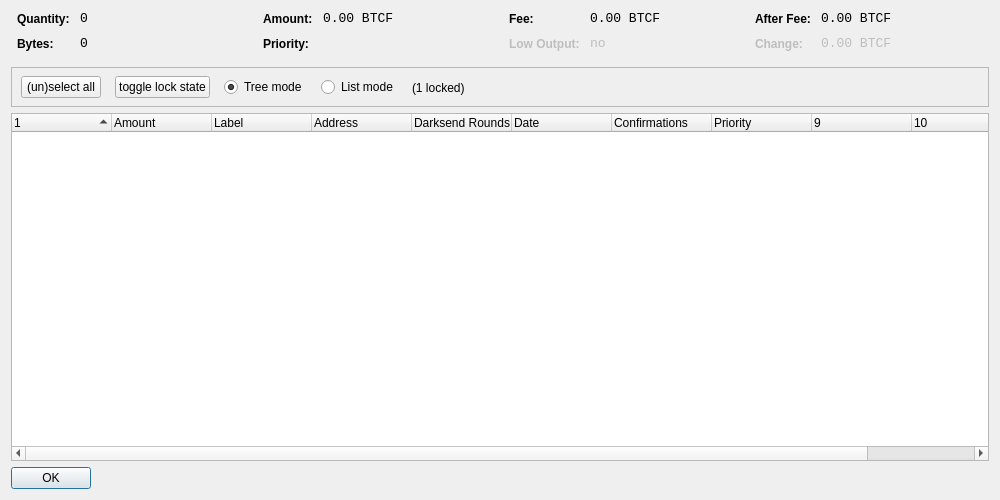
<?xml version="1.0" encoding="UTF-8"?>
<ui version="4.0">
 <class>CoinControlDialog</class>
 <widget class="QDialog" name="CoinControlDialog">
  <property name="geometry">
   <rect>
    <x>0</x>
    <y>0</y>
    <width>1000</width>
    <height>500</height>
   </rect>
  </property>
  <property name="windowTitle">
   <string>Coin Control</string>
  </property>
  <layout class="QVBoxLayout" name="verticalLayout">
   <item>
    <layout class="QHBoxLayout" name="horizontalLayoutTop" stretch="0,0,0,0">
     <property name="topMargin">
      <number>0</number>
     </property>
     <property name="bottomMargin">
      <number>10</number>
     </property>
     <item>
      <layout class="QFormLayout" name="formLayoutCoinControl1">
       <property name="horizontalSpacing">
        <number>10</number>
       </property>
       <property name="verticalSpacing">
        <number>10</number>
       </property>
       <property name="leftMargin">
        <number>6</number>
       </property>
       <property name="rightMargin">
        <number>6</number>
       </property>
       <item row="0" column="0">
        <widget class="QLabel" name="labelCoinControlQuantityText">
         <property name="styleSheet">
          <string notr="true">font-weight:bold;</string>
         </property>
         <property name="text">
          <string>Quantity:</string>
         </property>
        </widget>
       </item>
       <item row="0" column="1">
        <widget class="QLabel" name="labelCoinControlQuantity">
         <property name="font">
          <font>
           <family>Monospace</family>
           <pointsize>10</pointsize>
          </font>
         </property>
         <property name="cursor">
          <cursorShape>IBeamCursor</cursorShape>
         </property>
         <property name="contextMenuPolicy">
          <enum>Qt::ActionsContextMenu</enum>
         </property>
         <property name="text">
          <string notr="true">0</string>
         </property>
         <property name="textInteractionFlags">
          <set>Qt::LinksAccessibleByMouse|Qt::TextSelectableByKeyboard|Qt::TextSelectableByMouse</set>
         </property>
        </widget>
       </item>
       <item row="1" column="0">
        <widget class="QLabel" name="labelCoinControlBytesText">
         <property name="styleSheet">
          <string notr="true">font-weight:bold;</string>
         </property>
         <property name="text">
          <string>Bytes:</string>
         </property>
        </widget>
       </item>
       <item row="1" column="1">
        <widget class="QLabel" name="labelCoinControlBytes">
         <property name="font">
          <font>
           <family>Monospace</family>
           <pointsize>10</pointsize>
          </font>
         </property>
         <property name="cursor">
          <cursorShape>IBeamCursor</cursorShape>
         </property>
         <property name="contextMenuPolicy">
          <enum>Qt::ActionsContextMenu</enum>
         </property>
         <property name="text">
          <string notr="true">0</string>
         </property>
         <property name="textInteractionFlags">
          <set>Qt::LinksAccessibleByMouse|Qt::TextSelectableByKeyboard|Qt::TextSelectableByMouse</set>
         </property>
        </widget>
       </item>
      </layout>
     </item>
     <item>
      <layout class="QFormLayout" name="formLayoutCoinControl2">
       <property name="horizontalSpacing">
        <number>10</number>
       </property>
       <property name="verticalSpacing">
        <number>10</number>
       </property>
       <property name="leftMargin">
        <number>6</number>
       </property>
       <property name="rightMargin">
        <number>6</number>
       </property>
       <item row="0" column="0">
        <widget class="QLabel" name="labelCoinControlAmountText">
         <property name="styleSheet">
          <string notr="true">font-weight:bold;</string>
         </property>
         <property name="text">
          <string>Amount:</string>
         </property>
        </widget>
       </item>
       <item row="0" column="1">
        <widget class="QLabel" name="labelCoinControlAmount">
         <property name="font">
          <font>
           <family>Monospace</family>
           <pointsize>10</pointsize>
          </font>
         </property>
         <property name="cursor">
          <cursorShape>IBeamCursor</cursorShape>
         </property>
         <property name="contextMenuPolicy">
          <enum>Qt::ActionsContextMenu</enum>
         </property>
         <property name="text">
          <string notr="true">0.00 BTCF</string>
         </property>
         <property name="textInteractionFlags">
          <set>Qt::LinksAccessibleByMouse|Qt::TextSelectableByKeyboard|Qt::TextSelectableByMouse</set>
         </property>
        </widget>
       </item>
       <item row="1" column="0">
        <widget class="QLabel" name="labelCoinControlPriorityText">
         <property name="styleSheet">
          <string notr="true">font-weight:bold;</string>
         </property>
         <property name="text">
          <string>Priority:</string>
         </property>
        </widget>
       </item>
       <item row="1" column="1">
        <widget class="QLabel" name="labelCoinControlPriority">
         <property name="font">
          <font>
           <family>Monospace</family>
           <pointsize>10</pointsize>
          </font>
         </property>
         <property name="cursor">
          <cursorShape>IBeamCursor</cursorShape>
         </property>
         <property name="contextMenuPolicy">
          <enum>Qt::ActionsContextMenu</enum>
         </property>
         <property name="text">
          <string/>
         </property>
         <property name="textInteractionFlags">
          <set>Qt::LinksAccessibleByMouse|Qt::TextSelectableByKeyboard|Qt::TextSelectableByMouse</set>
         </property>
        </widget>
       </item>
      </layout>
     </item>
     <item>
      <layout class="QFormLayout" name="formLayoutCoinControl3">
       <property name="horizontalSpacing">
        <number>10</number>
       </property>
       <property name="verticalSpacing">
        <number>10</number>
       </property>
       <property name="leftMargin">
        <number>6</number>
       </property>
       <property name="rightMargin">
        <number>6</number>
       </property>
       <item row="0" column="0">
        <widget class="QLabel" name="labelCoinControlFeeText">
         <property name="styleSheet">
          <string notr="true">font-weight:bold;</string>
         </property>
         <property name="text">
          <string>Fee:</string>
         </property>
        </widget>
       </item>
       <item row="0" column="1">
        <widget class="QLabel" name="labelCoinControlFee">
         <property name="font">
          <font>
           <family>Monospace</family>
           <pointsize>10</pointsize>
          </font>
         </property>
         <property name="cursor">
          <cursorShape>IBeamCursor</cursorShape>
         </property>
         <property name="contextMenuPolicy">
          <enum>Qt::ActionsContextMenu</enum>
         </property>
         <property name="text">
          <string notr="true">0.00 BTCF</string>
         </property>
         <property name="textInteractionFlags">
          <set>Qt::LinksAccessibleByMouse|Qt::TextSelectableByKeyboard|Qt::TextSelectableByMouse</set>
         </property>
        </widget>
       </item>
       <item row="1" column="0">
        <widget class="QLabel" name="labelCoinControlLowOutputText">
         <property name="enabled">
          <bool>false</bool>
         </property>
         <property name="styleSheet">
          <string notr="true">font-weight:bold;</string>
         </property>
         <property name="text">
          <string>Low Output:</string>
         </property>
        </widget>
       </item>
       <item row="1" column="1">
        <widget class="QLabel" name="labelCoinControlLowOutput">
         <property name="enabled">
          <bool>false</bool>
         </property>
         <property name="font">
          <font>
           <family>Monospace</family>
           <pointsize>10</pointsize>
          </font>
         </property>
         <property name="cursor">
          <cursorShape>IBeamCursor</cursorShape>
         </property>
         <property name="contextMenuPolicy">
          <enum>Qt::ActionsContextMenu</enum>
         </property>
         <property name="text">
          <string notr="true">no</string>
         </property>
         <property name="textInteractionFlags">
          <set>Qt::LinksAccessibleByMouse|Qt::TextSelectableByKeyboard|Qt::TextSelectableByMouse</set>
         </property>
        </widget>
       </item>
      </layout>
     </item>
     <item>
      <layout class="QFormLayout" name="formLayoutCoinControl4">
       <property name="horizontalSpacing">
        <number>10</number>
       </property>
       <property name="verticalSpacing">
        <number>10</number>
       </property>
       <property name="leftMargin">
        <number>6</number>
       </property>
       <property name="rightMargin">
        <number>6</number>
       </property>
       <item row="0" column="0">
        <widget class="QLabel" name="labelCoinControlAfterFeeText">
         <property name="styleSheet">
          <string notr="true">font-weight:bold;</string>
         </property>
         <property name="text">
          <string>After Fee:</string>
         </property>
        </widget>
       </item>
       <item row="0" column="1">
        <widget class="QLabel" name="labelCoinControlAfterFee">
         <property name="font">
          <font>
           <family>Monospace</family>
           <pointsize>10</pointsize>
          </font>
         </property>
         <property name="cursor">
          <cursorShape>IBeamCursor</cursorShape>
         </property>
         <property name="contextMenuPolicy">
          <enum>Qt::ActionsContextMenu</enum>
         </property>
         <property name="text">
          <string notr="true">0.00 BTCF</string>
         </property>
         <property name="textInteractionFlags">
          <set>Qt::LinksAccessibleByMouse|Qt::TextSelectableByKeyboard|Qt::TextSelectableByMouse</set>
         </property>
        </widget>
       </item>
       <item row="1" column="0">
        <widget class="QLabel" name="labelCoinControlChangeText">
         <property name="enabled">
          <bool>false</bool>
         </property>
         <property name="styleSheet">
          <string notr="true">font-weight:bold;</string>
         </property>
         <property name="text">
          <string>Change:</string>
         </property>
        </widget>
       </item>
       <item row="1" column="1">
        <widget class="QLabel" name="labelCoinControlChange">
         <property name="enabled">
          <bool>false</bool>
         </property>
         <property name="font">
          <font>
           <family>Monospace</family>
           <pointsize>10</pointsize>
          </font>
         </property>
         <property name="cursor">
          <cursorShape>IBeamCursor</cursorShape>
         </property>
         <property name="contextMenuPolicy">
          <enum>Qt::ActionsContextMenu</enum>
         </property>
         <property name="text">
          <string notr="true">0.00 BTCF</string>
         </property>
         <property name="textInteractionFlags">
          <set>Qt::LinksAccessibleByMouse|Qt::TextSelectableByKeyboard|Qt::TextSelectableByMouse</set>
         </property>
        </widget>
       </item>
      </layout>
     </item>
    </layout>
   </item>
   <item>
    <widget class="QFrame" name="frame">
     <property name="minimumSize">
      <size>
       <width>0</width>
       <height>40</height>
      </size>
     </property>
     <property name="frameShape">
      <enum>QFrame::StyledPanel</enum>
     </property>
     <property name="frameShadow">
      <enum>QFrame::Sunken</enum>
     </property>
     <widget class="QWidget" name="horizontalLayoutWidget">
      <property name="geometry">
       <rect>
        <x>10</x>
        <y>0</y>
        <width>781</width>
        <height>41</height>
       </rect>
      </property>
      <layout class="QHBoxLayout" name="horizontalLayoutPanel" stretch="0,0,0,0,0">
       <property name="spacing">
        <number>14</number>
       </property>
       <item>
        <widget class="QPushButton" name="pushButtonSelectAll">
         <property name="sizePolicy">
          <sizepolicy hsizetype="Maximum" vsizetype="Fixed">
           <horstretch>0</horstretch>
           <verstretch>0</verstretch>
          </sizepolicy>
         </property>
         <property name="text">
          <string>(un)select all</string>
         </property>
        </widget>
       </item>
        <item>
         <widget class="QPushButton" name="pushButtonToggleLock">
          <property name="sizePolicy">
           <sizepolicy hsizetype="Maximum" vsizetype="Fixed">
            <horstretch>0</horstretch>
            <verstretch>0</verstretch>
           </sizepolicy>
          </property>
          <property name="text">
           <string>toggle lock state</string>
          </property>
          <property name="autoDefault">
           <bool>false</bool>
          </property>
         </widget>
        </item>
       <item>
        <widget class="QRadioButton" name="radioTreeMode">
         <property name="sizePolicy">
          <sizepolicy hsizetype="Maximum" vsizetype="Fixed">
           <horstretch>0</horstretch>
           <verstretch>0</verstretch>
          </sizepolicy>
         </property>
         <property name="text">
          <string>Tree mode</string>
         </property>
         <property name="checked">
          <bool>true</bool>
         </property>
        </widget>
       </item>
       <item>
        <widget class="QRadioButton" name="radioListMode">
         <property name="sizePolicy">
          <sizepolicy hsizetype="Maximum" vsizetype="Fixed">
           <horstretch>0</horstretch>
           <verstretch>0</verstretch>
          </sizepolicy>
         </property>
         <property name="text">
          <string>List mode</string>
         </property>
        </widget>
       </item>
        <item>
         <widget class="QLabel" name="labelLocked">
          <property name="text">
           <string>(1 locked)</string>
          </property>
         </widget>
        </item>
       <item>
        <spacer name="horizontalSpacer">
         <property name="orientation">
          <enum>Qt::Horizontal</enum>
         </property>
         <property name="sizeHint" stdset="0">
          <size>
           <width>40</width>
           <height>20</height>
          </size>
         </property>
        </spacer>
       </item>
      </layout>
     </widget>
    </widget>
   </item>
   <item>
    <widget class="CoinControlTreeWidget" name="treeWidget">
     <property name="contextMenuPolicy">
      <enum>Qt::CustomContextMenu</enum>
     </property>
     <property name="sortingEnabled">
      <bool>false</bool>
     </property>
     <property name="columnCount">
      <number>11</number>
     </property>
     <attribute name="headerShowSortIndicator" stdset="0">
      <bool>true</bool>
     </attribute>
     <attribute name="headerStretchLastSection">
      <bool>false</bool>
     </attribute>
     <column>
      <property name="text">
       <string/>
      </property>
     </column>
     <column>
      <property name="text">
       <string>Amount</string>
      </property>
     </column>
     <column>
      <property name="text">
       <string>Label</string>
      </property>
     </column>
     <column>
      <property name="text">
       <string>Address</string>
      </property>
     </column>
     <column>
      <property name="text">
       <string>Darksend Rounds</string>
      </property>
    </column>
     <column>
      <property name="text">
       <string>Date</string>
      </property>
     </column>
     <column>
      <property name="text">
       <string>Confirmations</string>
      </property>
      <property name="toolTip">
       <string>Confirmed</string>
      </property>
     </column>
     <column>
      <property name="text">
       <string>Priority</string>
      </property>
     </column>
     <column>
      <property name="text">
       <string/>
      </property>
     </column>
     <column>
      <property name="text">
       <string/>
      </property>
     </column>
     <column>
      <property name="text">
       <string/>
      </property>
     </column>
     <column>
      <property name="text">
       <string/>
      </property>
     </column>
    </widget>
   </item>
   <item>
    <widget class="QDialogButtonBox" name="buttonBox">
     <property name="sizePolicy">
      <sizepolicy hsizetype="Maximum" vsizetype="Fixed">
       <horstretch>0</horstretch>
       <verstretch>0</verstretch>
      </sizepolicy>
     </property>
     <property name="orientation">
      <enum>Qt::Horizontal</enum>
     </property>
     <property name="standardButtons">
      <set>QDialogButtonBox::Ok</set>
     </property>
    </widget>
   </item>
  </layout>
 </widget>
 <customwidgets>
  <customwidget>
   <class>CoinControlTreeWidget</class>
   <extends>QTreeWidget</extends>
   <header>coincontroltreewidget.h</header>
  </customwidget>
 </customwidgets>
 <resources/>
 <connections/>
</ui>
